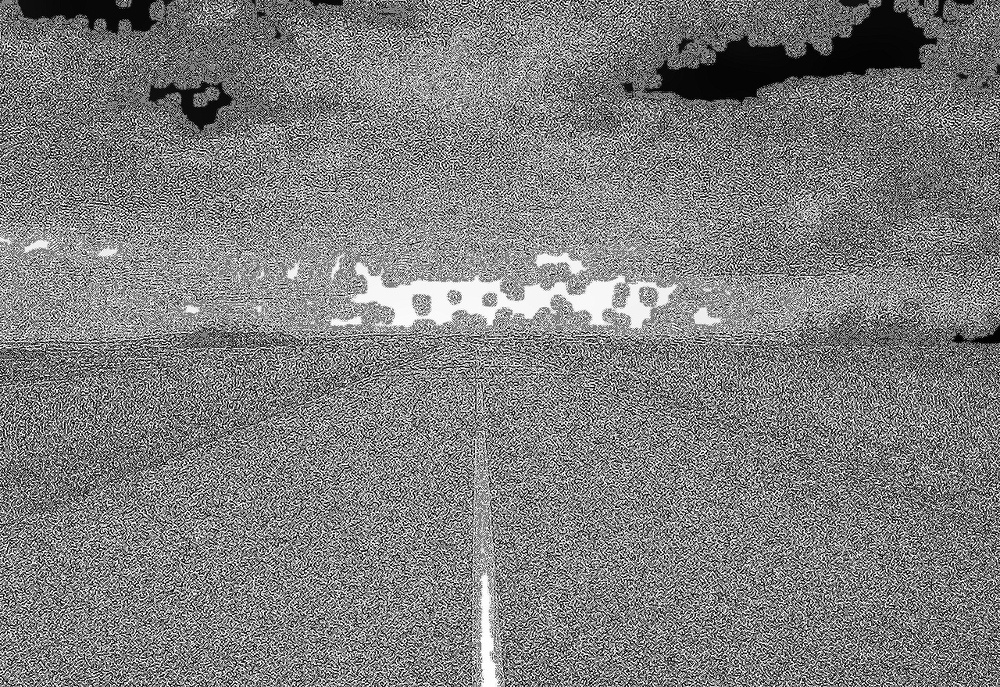
#> input picture road.jpg, 1000 x 687 px, shrunk from 1280 x 879 before the run
$ python 'week5Sharpening Spatial Filters_Laplace Operator.py'   (older library calls are emulated)
#> lines starting #> are read from the running program, lines starting #| are printed output that depends on the picture
import cv2
import numpy as np
import matplotlib.pyplot as plt

# Read the input image
input_image_path = 'road.jpg'
input_img = cv2.imread(input_image_path, cv2.IMREAD_GRAYSCALE)
#> input_img is the input picture: shape (687, 1000); min 0, max 255, mean 126.3


if input_img is not None:
    # Display the original image
    plt.figure(figsize=(15, 5))
    plt.subplot(1, 4, 1)
    plt.imshow(input_img, cmap='gray')
    plt.title('Original Image')

    #  blur for smoothing
    blurred_img = cv2.GaussianBlur(input_img, (5, 5), 0)


    plt.subplot(1, 4, 2)
    plt.imshow(blurred_img, cmap='gray')
    plt.title('Blurred Image')


    equalized_img = cv2.equalizeHist(blurred_img)
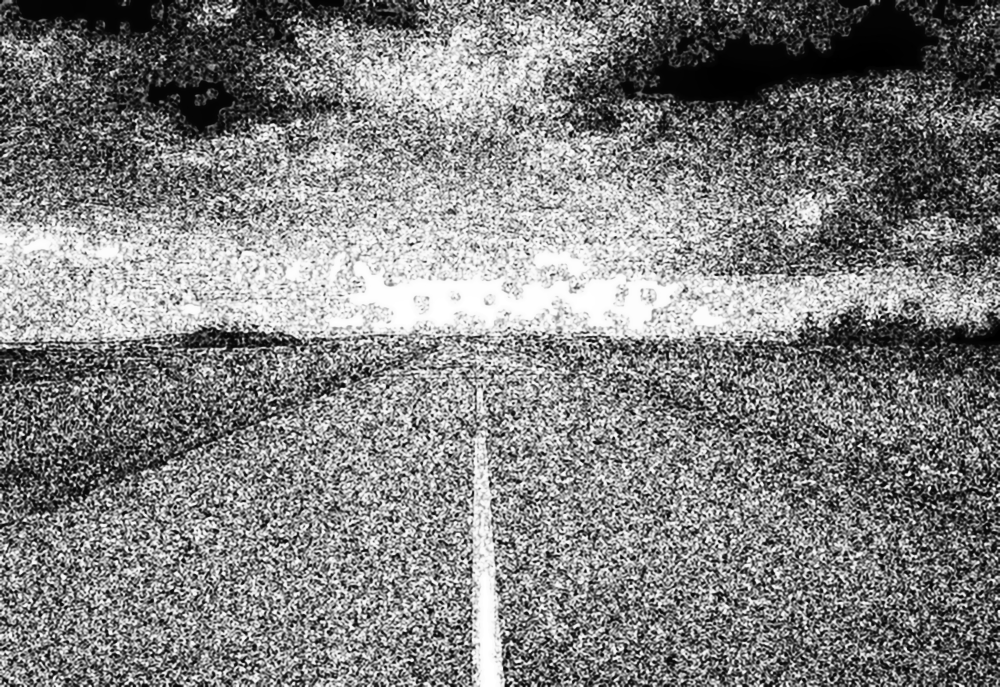
#> equalized_img: shape (687, 1000); min 0, max 255, mean 129.2

    plt.subplot(1, 4, 3)
    plt.imshow(equalized_img, cmap='gray')
    plt.title('Equalized Image')

    laplacian = cv2.Laplacian(equalized_img, cv2.CV_64F)
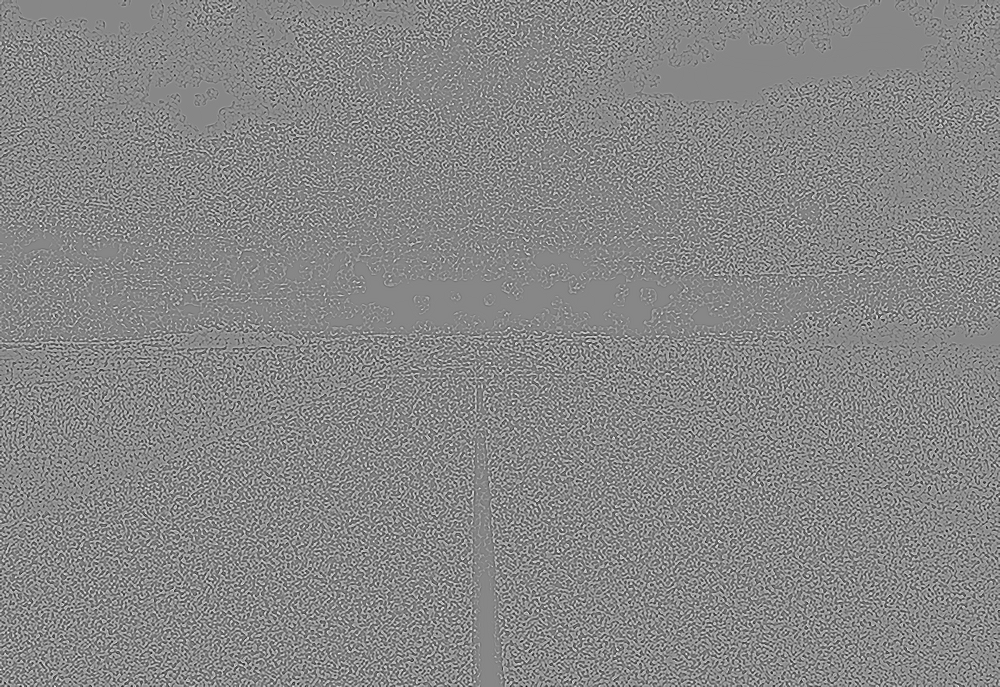
#> laplacian: shape (687, 1000) float64; min -341, max 302, mean 0; drawn with min black and max white
    sharpened_img = equalized_img - laplacian
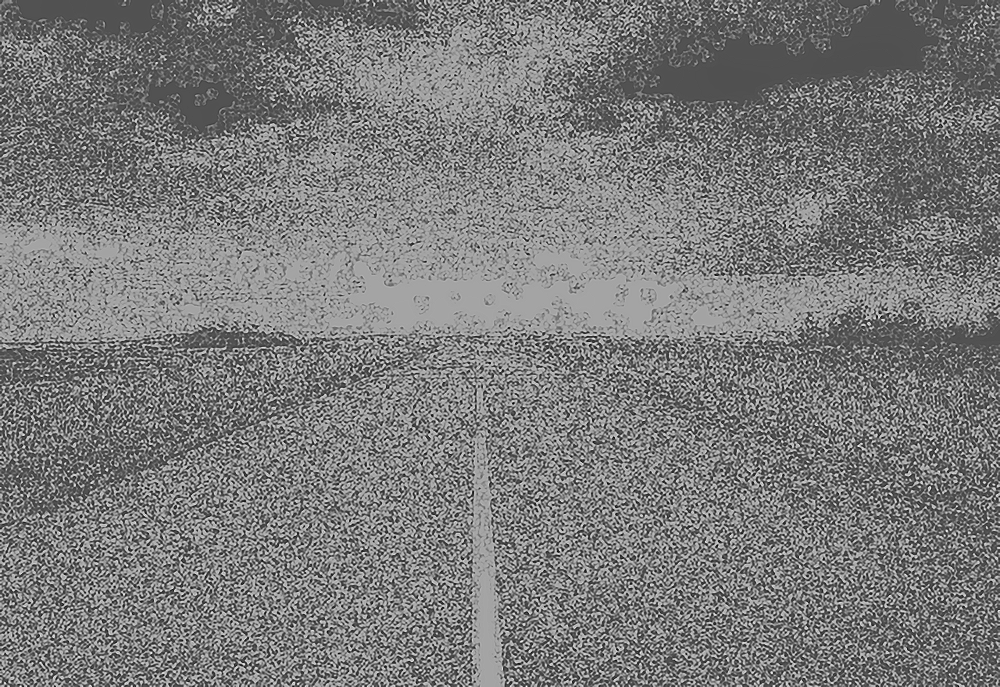
#> sharpened_img: shape (687, 1000) float64; min -244, max 528, mean 129.2; drawn with min black and max white


    sharpened_img = np.uint8(np.clip(sharpened_img, 0, 255))
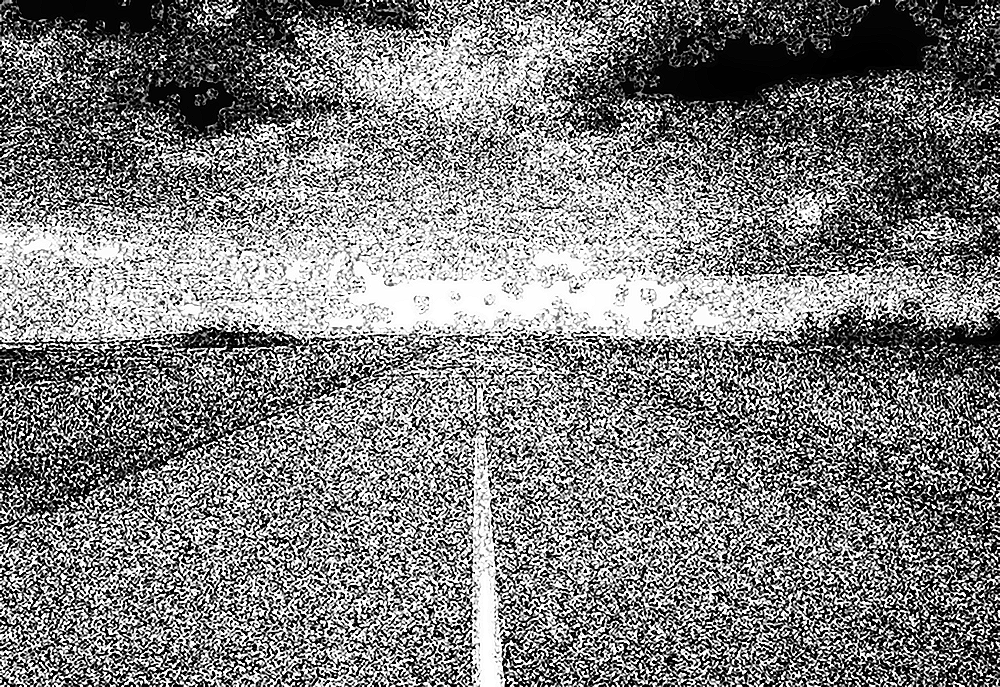
#> sharpened_img: shape (687, 1000); min 0, max 255, mean 128.5

    plt.subplot(1, 4, 4)
    plt.imshow(sharpened_img, cmap='gray')
    plt.title('Sharpened Image')

    plt.show()

    output_filtered_image_path = 'road.jpg'

    #  filtered image
    success = cv2.imwrite(output_filtered_image_path, sharpened_img)

$ run again, with salt.jpg copied over road.jpg
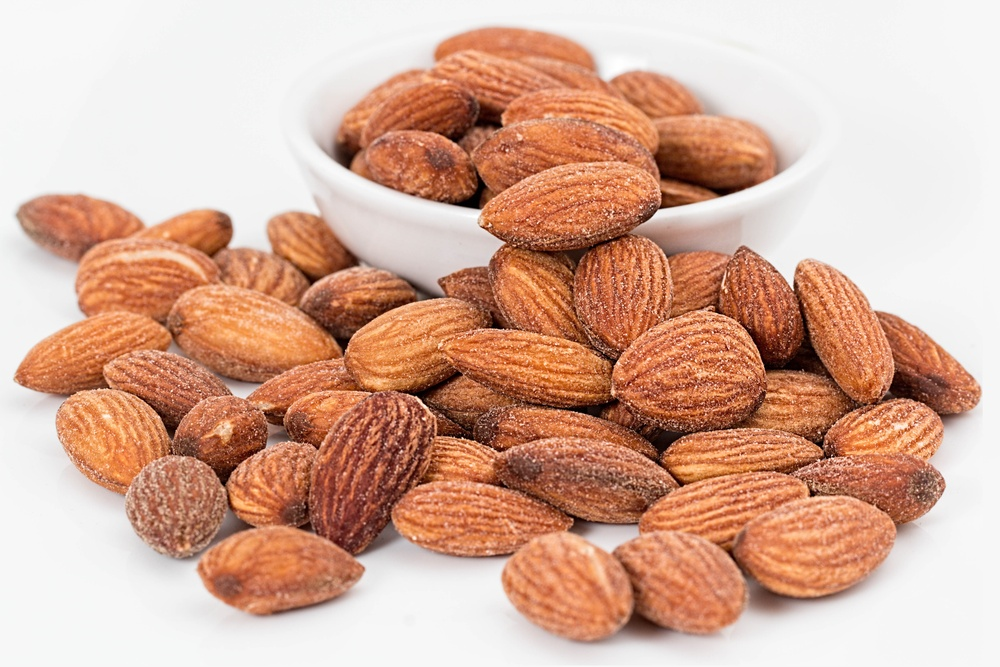
#> input picture salt.jpg, 1000 x 667 px, shrunk from 5567 x 3711 before the run
#> `laplacian = cv2.Laplacian(equalized_img, cv2.CV_64F)`:
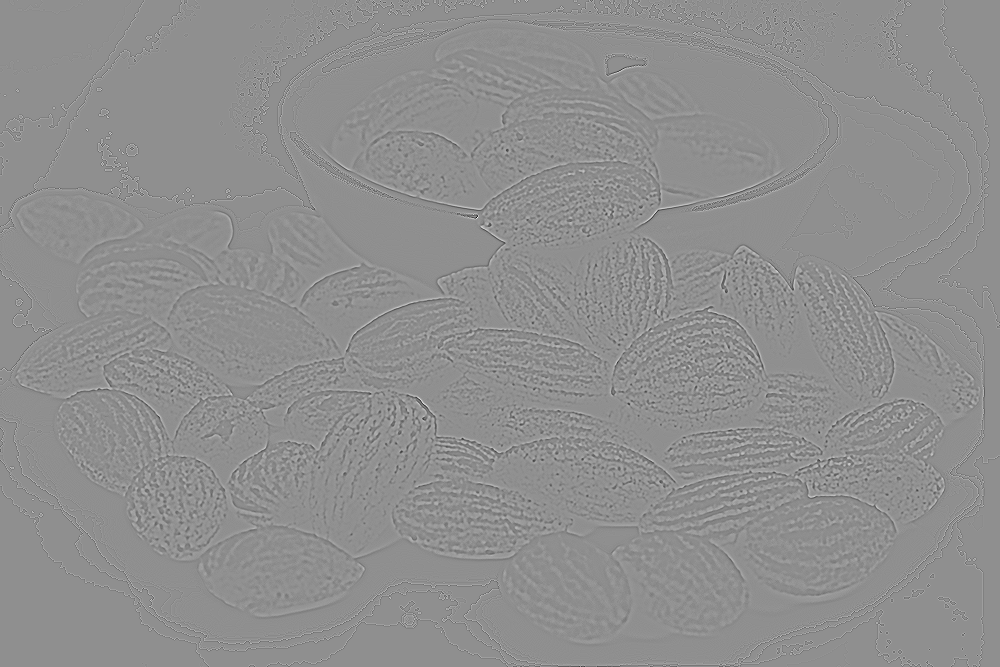
#> laplacian: shape (667, 1000) float64; min -176, max 137, mean 0; drawn with min black and max white
#> `sharpened_img = equalized_img - laplacian`:
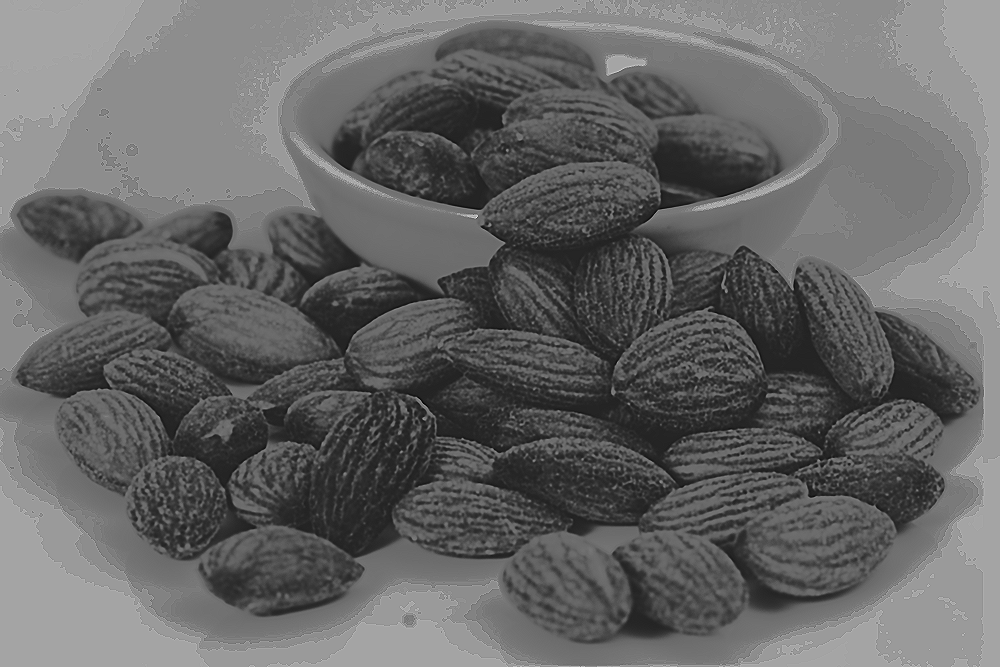
#> sharpened_img: shape (667, 1000) float64; min -71, max 431, mean 130.7; drawn with min black and max white
